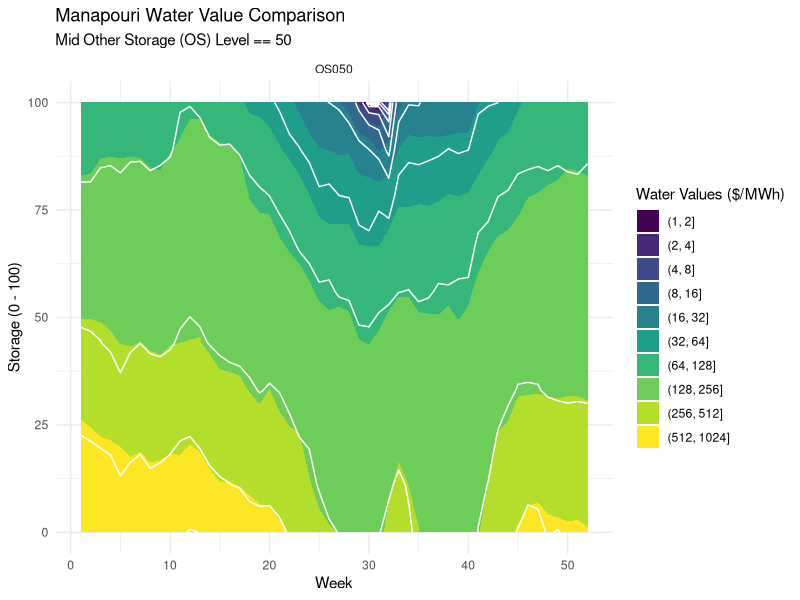
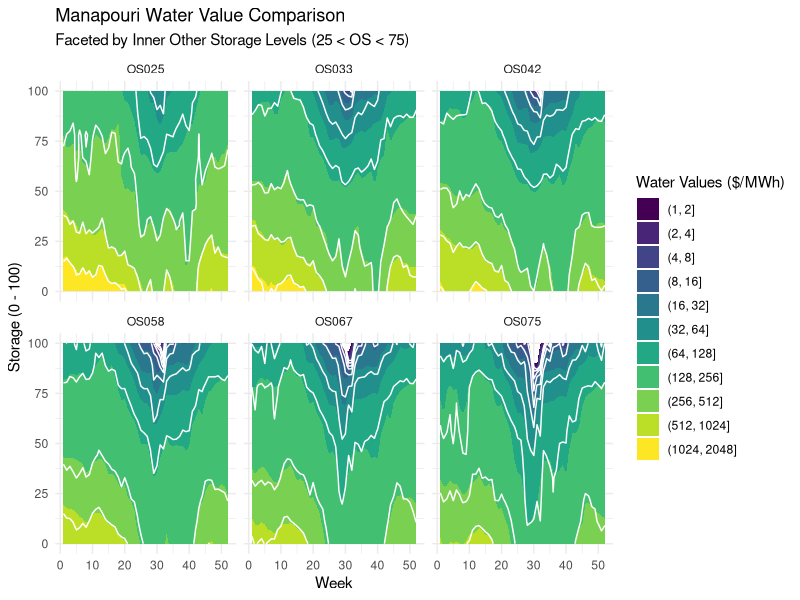
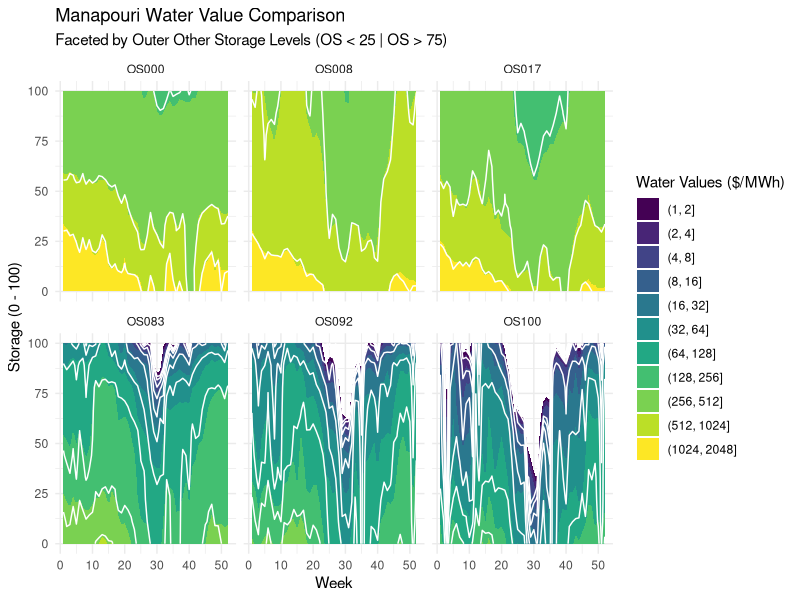
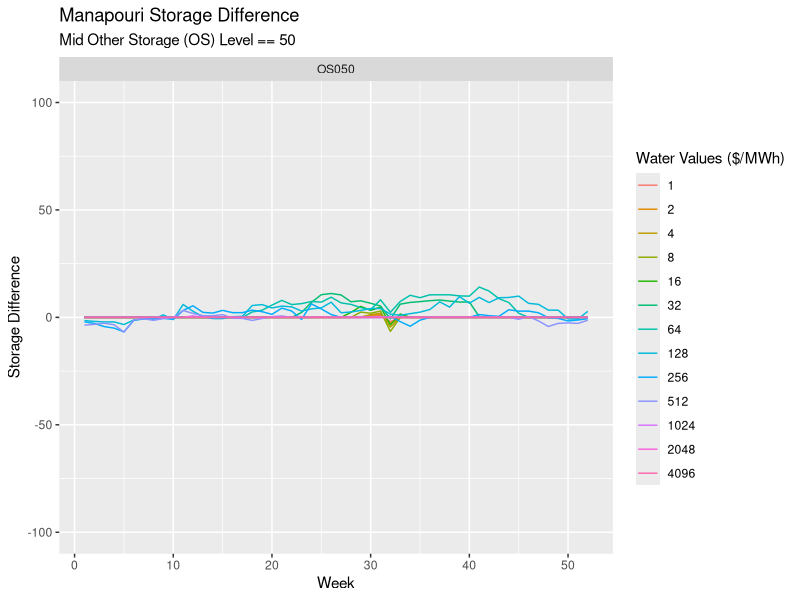
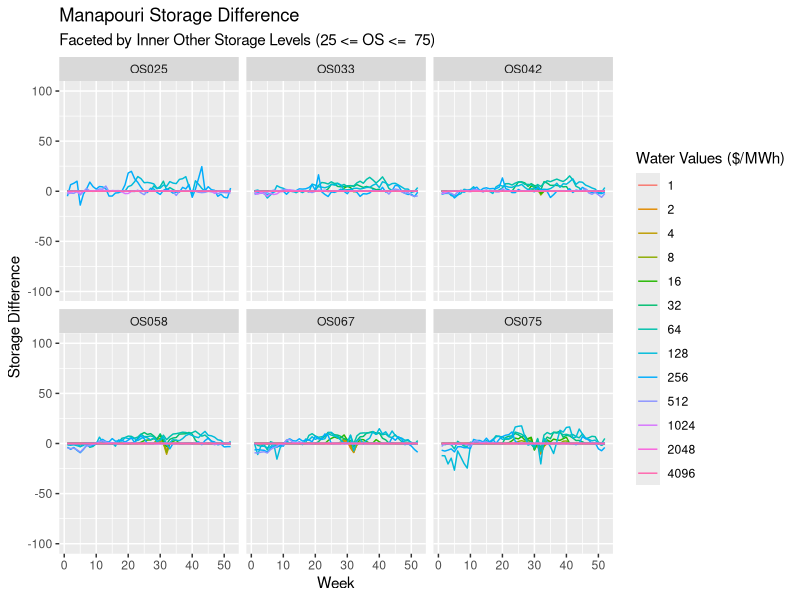
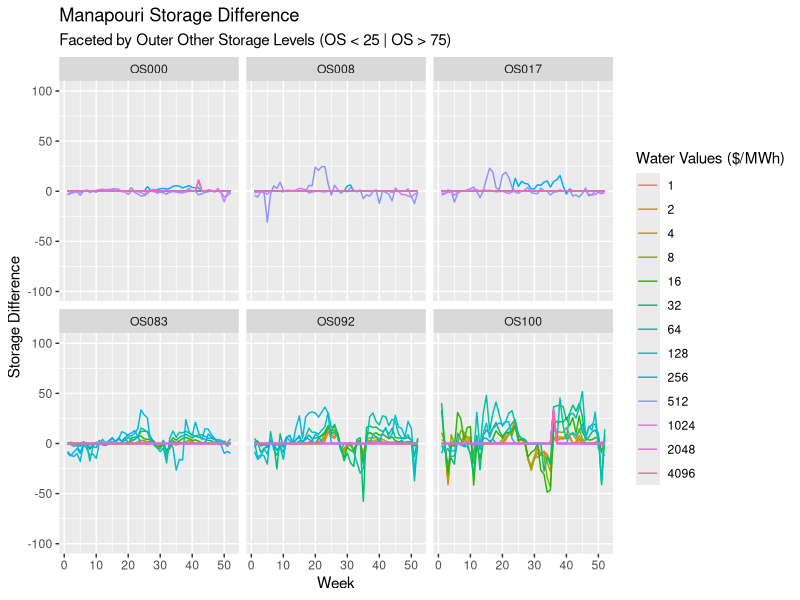
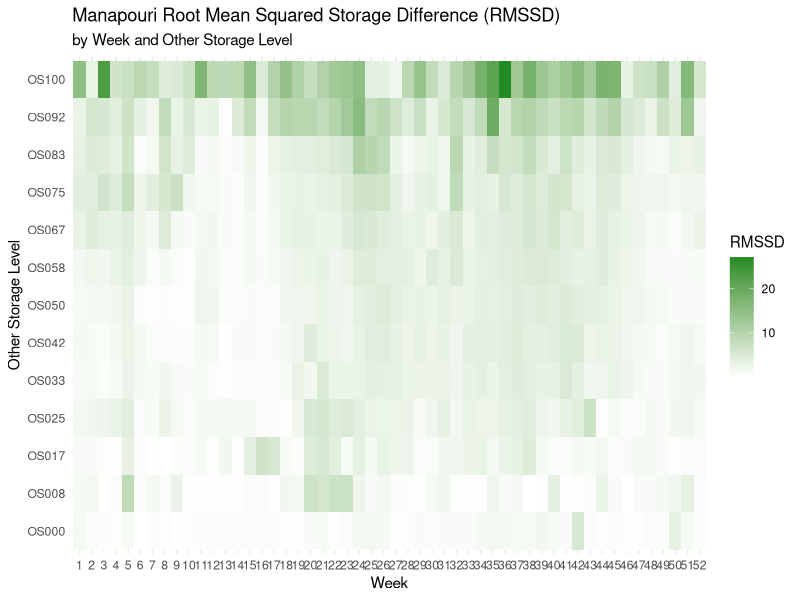
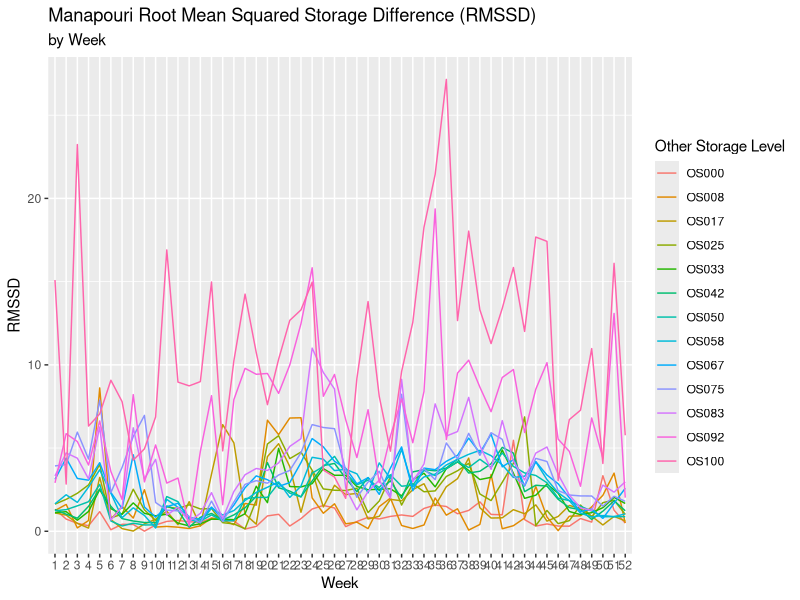

Recreate these plots in R, in order.
## ---- chunk 1
knitr::opts_chunk$set(echo = TRUE, warning = FALSE)
library(tidyverse)

## ---- chunk 2
# Load in WVs from full run (91 years + mean joiner)
# # Run 0020 - 1931-2023 + joiner
# Load in WVs from alternate data set
# Run 0023 - 1931-1960 + joiner
# Run 0025 - 1941-1970 + joiner
# Run 0028 - 1951-1980 + joiner
# Run 0030 - 1961-1990 + joiner
# Run 0032 - 1971-2000 + joiner
# Run 0037 - 1981-2010 + joiner
# Run 0035 - 1991-2020 + joiner

weeks <- 54
burnin <- 80

df <- read_csv("Apr24B_AVG_0020_WVX.csv", show_col_types = FALSE) |>  
  mutate(rn = row_number(),
         week = (rn - 1) %% (weeks + burnin) + 1,
         other_storage = floor((rn-1)/(weeks + burnin)),
         other_storage = round(other_storage / 12 * 100),
         ) |> 
  select(-rn) |> 
  pivot_longer(-c(week, other_storage), 
               names_to = "storage", values_to = "wv_base") |> 
  mutate(storage = round(as.double(storage)*100),
         wv_base = as.double(wv_base),
         os_label = paste0("OS", str_pad(other_storage, width = 3, pad = "0"))
         )

new <- read_csv("Apr24B_AVG_0030_WVX.csv", show_col_types = FALSE) |>  
  mutate(rn = row_number(),
         week = (rn - 1) %% (weeks + burnin) + 1,
         other_storage = floor((rn-1)/(weeks + burnin)),
         other_storage = round(other_storage / 12 * 100),
         ) |> 
  select(-rn) |> 
  pivot_longer(-c(week, other_storage), 
               names_to = "storage", values_to = "wv_new") |> 
  mutate(storage = round(as.double(storage)*100),
         wv_new = as.double(wv_new)
         )

## join the two data sets

if (dim(df)[1] != dim(new)[1]) {
  stop("Data sets are not the same length")
} else {
  df <- df |> 
    bind_cols(new[,"wv_new"]) 
}

## ---- chunk 3

week <- 1:(weeks-1)

wv <- 2^(0:12)

other_storage <- df |> 
  distinct(other_storage) |>
  arrange(other_storage) |>
  pull(other_storage)

storage_df <- expand_grid(week = week,
                       wv = wv,
                       other_storage = other_storage)


storage_base <- function(wv, week, other_storage) {
  # filter data by week and storage level
  filtered_df <- df |> 
    filter(week == !!week, # !! is the unquote operator
           other_storage == !!other_storage)
  
  # check that there are enough data points to interpolate
  if (nrow(filtered_df) < 2) {
    stop("Not enough data points to interpolate")
  }
  
  # interpolate the data using approx()
  storage_base <- approx(x = filtered_df$wv_base,
                                 y = filtered_df$storage,
                                 xout = wv, rule = 2)$y
  return(storage_base)
}

storage_new <- function(wv, week, other_storage) {
  # filter data by week and storage level
  filtered_df <- df |> 
    filter(week == !!week,
           other_storage == !!other_storage)
  
  # check that there are enough data points to interpolate
  if (nrow(filtered_df) < 2) {
    stop("Not enough data points to interpolate")
  }
  
  # interpolate the data using approx()
  storage_new <- approx(x = filtered_df$wv_new,
                                 y = filtered_df$storage,
                                 xout = wv, rule = 2)$y
  return(storage_new)
}




storage_df <- storage_df |> 
  mutate(stor_base = pmap_dbl(list(wv, week, other_storage), storage_base),
         stor_new = pmap_dbl(list(wv, week, other_storage), storage_new),
         stor_diff = stor_new - stor_base, 
         sq_stor_diff = stor_diff^2,
         os_label = paste0("OS", str_pad(other_storage, width = 3, pad = "0"))
         )

## ---- chunk 4

df %>% 
  filter(week < 53,
         other_storage %in% c(50)
         ) |>
  ggplot() +
  geom_contour_filled(aes(x = week, y = storage, z = wv_base), breaks = wv) + # Base fill
  geom_contour(aes(x = week, y = storage, z = wv_new), color = "white", breaks = wv) +  # New line
  labs(title = "Manapouri Water Value Comparison",
       subtitle = "Mid Other Storage (OS) Level == 50",
       fill = "Water Values ($/MWh)",
       x = "Week",
       y = "Storage (0 - 100)") +
  facet_wrap(~os_label, nrow = 1) +
  theme_minimal()

df %>% 
  filter(week < 53,
         between(other_storage, 25, 75),
         other_storage != 50 # %in% c(25,33,42,58,67,75)
         ) |>
  ggplot() +
  geom_contour_filled(aes(x = week, y = storage, z = wv_base), breaks = wv) +
  geom_contour(aes(x = week, y = storage, z = wv_new), color = "white", breaks = wv) +  # Add contour lines for clarity
  labs(title = "Manapouri Water Value Comparison",
       subtitle = "Faceted by Inner Other Storage Levels (25 < OS < 75)",
       fill = "Water Values ($/MWh)",
       x = "Week",
       y = "Storage (0 - 100)") +
  facet_wrap(~os_label, nrow = 2) +
  theme_minimal()

df %>% 
  filter(week < 53,
         !between(other_storage, 25, 75) # %notin% c(25,33,42,50,58,67,75)
         ) |>
  ggplot() +
  geom_contour_filled(aes(x = week, y = storage, z = wv_base), breaks = wv) +
  geom_contour(aes(x = week, y = storage, z = wv_new), color = "white", breaks = wv) +  # Add contour lines for clarity
  labs(title = "Manapouri Water Value Comparison",
       subtitle = "Faceted by Outer Other Storage Levels (OS < 25 | OS > 75)",
       fill = "Water Values ($/MWh)",
       x = "Week",
       y = "Storage (0 - 100)") +
  facet_wrap(~os_label, nrow = 2) +
  theme_minimal()

## ---- chunk 5

storage_df |> 
  filter(week < 53,
         other_storage == 50
         ) |>
  ggplot(aes(x = week, y = stor_diff, group = wv)) +
  geom_line(aes(color = as.factor(wv))) +
  ylim(-100, 100) +
  labs(title = "Manapouri Storage Difference",
       subtitle = "Mid Other Storage (OS) Level == 50",
       x = "Week",
       y = "Storage Difference",
       color = "Water Values ($/MWh)") +
  facet_wrap(~os_label, nrow = 1)

storage_df |> 
  filter(week < 53,
         other_storage != 50,
         between(other_storage, 25, 75)
         ) |>
  ggplot(aes(x = week, y = stor_diff, group = wv)) +
  geom_line(aes(color = as.factor(wv))) +
  ylim(-100, 100) +
  labs(title = "Manapouri Storage Difference",
       subtitle = "Faceted by Inner Other Storage Levels (25 <= OS <=  75)",
       x = "Week",
       y = "Storage Difference",
       color = "Water Values ($/MWh)") +
  facet_wrap(~os_label, nrow = 2)

storage_df |> 
  filter(week < 53,
         !between(other_storage, 25, 75)
         ) |>
  ggplot(aes(x = week, y = stor_diff, group = wv)) +
  geom_line(aes(color = as.factor(wv))) +
  ylim(-100, 100) +
  labs(title = "Manapouri Storage Difference",
       subtitle = "Faceted by Outer Other Storage Levels (OS < 25 | OS > 75)",
       x = "Week",
       y = "Storage Difference",
       color = "Water Values ($/MWh)") +
  facet_wrap(~os_label, nrow = 2)

## ---- chunk 6

# Compute Mean Squared Storage Difference (note: don't take root until the end - bad!)

mssd_wide <- storage_df %>% 
  filter(week < 53) %>% 
  group_by(other_storage,week) %>%
  summarise(mssd = mean(sq_stor_diff), .groups = "drop") |>
  pivot_wider(names_from = other_storage, values_from = mssd) |>
  rename_with(
    .fn = ~ paste0("OS", str_pad(.x, width = 3, pad = "0")),
    .cols = -1
  ) %>% 
  mutate(week = as_factor(week))

mssd_long <- mssd_wide %>% 
  pivot_longer(-week, names_to = "OS", values_to = "mssd") %>% 
  mutate(OS = as_factor(OS))

rmssd_by_week <- mssd_long |> 
  group_by(week) %>%
  summarise(rmssd = sqrt(mean(mssd)), .groups = "drop")

rmssd_by_os <- mssd_long |> 
  group_by(OS) %>%
  summarise(rmssd = sqrt(mean(mssd)), .groups = "drop")

rmssd_wide <- mssd_wide |>
  mutate(across(-week, sqrt))

rmssd_long <- rmssd_wide |> 
  pivot_longer(-week, names_to = "OS", values_to = "rmssd")

# Residual Mean Squared Storage Difference (RMSSD) Plot by Week and Other Storage
# Level 

rmssd_long |>
  filter(OS != "Mean") |>
  ggplot(aes(x = week, y = OS, fill = rmssd)) +
  geom_tile() +
  scale_fill_gradient(low = "white", high = "forestgreen") +
  labs(title = "Manapouri Root Mean Squared Storage Difference (RMSSD)",
       subtitle = "by Week and Other Storage Level",
       x = "Week",
       y = "Other Storage Level",
       fill = "RMSSD") +
  theme_minimal()

# Residual Mean Squared Storage Difference (RMSSD) Plot by Week 

rmssd_long %>% 
  ggplot(aes(x = week, y = rmssd, group = OS)) +
  geom_line(aes(color = OS)) + 
  labs(title = "Manapouri Root Mean Squared Storage Difference (RMSSD)",
       subtitle = "by Week",
       x = "Week",
       y = "RMSSD",
       color = "Other Storage Level")

# Residual Mean Squared Storage Difference (RMSSD) Plot by Other Storage Level 

rmssd_long %>% 
  ggplot(aes(x = OS, y = rmssd, group = week)) +
  geom_line(aes(color = week)) + 
  labs(title = "Manapouri Root Mean Squared Storage Difference (RMSSD)",
       subtitle = "by Other Storage Level",
       x = "Other Storage Level",
       y = "RMSSD",
       color = "Week")

# Compute Grand RMSSD for Manapouri

mssd_long |>
  summarise(rmssd = sqrt(mean(mssd))) |>
  print()


